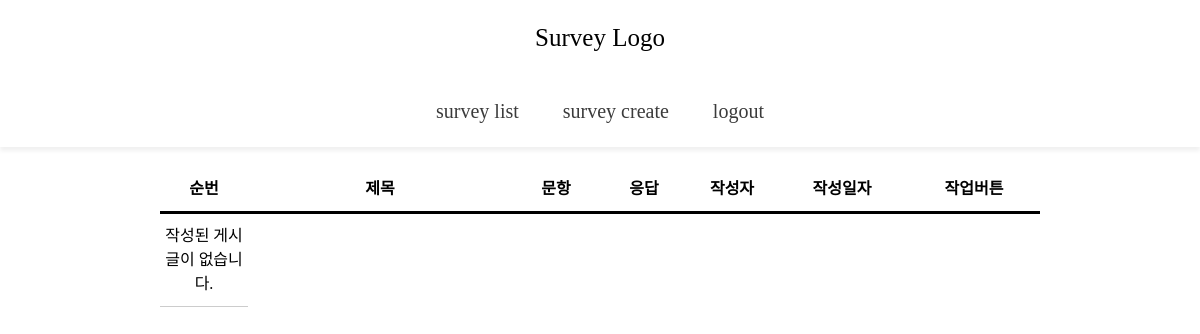
Before: /list (signed in) with the older database file.
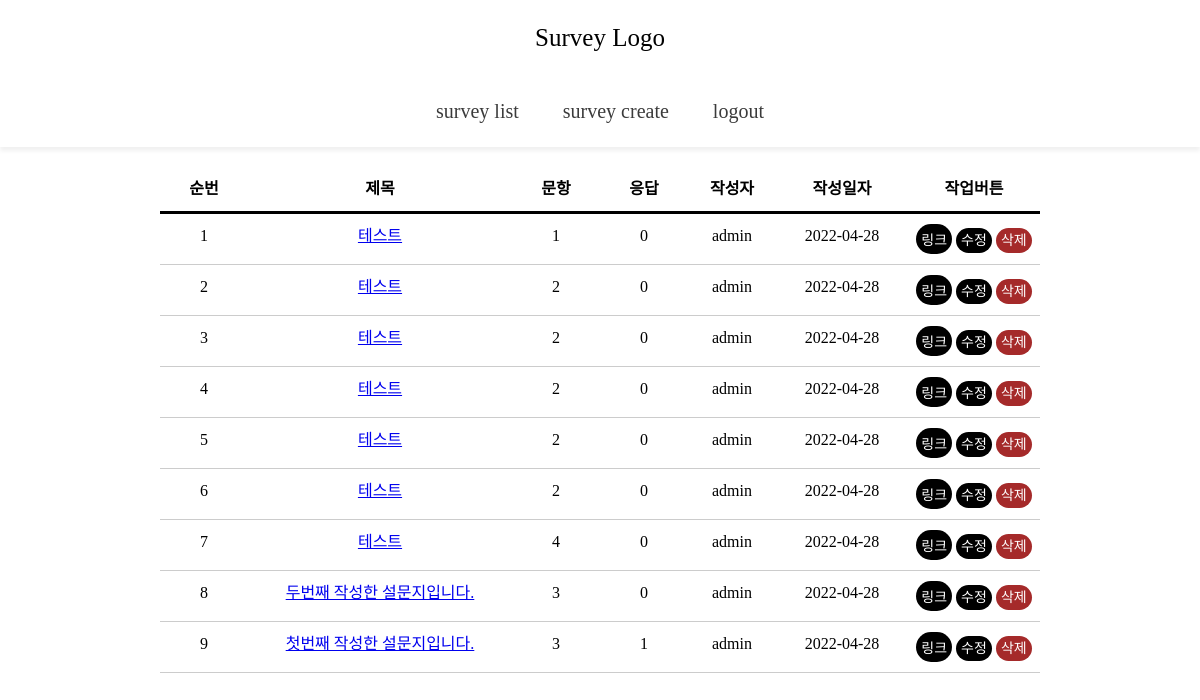
After: the same page with the newer database file.
### survey_q/models.py (models this page shows)
class Question(models.Model):
    writer = models.ForeignKey(Manager, null=True, on_delete=models.SET_NULL, verbose_name="작성자")
    title = models.CharField(max_length=100, verbose_name="설문지 제목")
    notice = models.TextField(blank=True, null=True, verbose_name="설문지 설명")
    created_at = models.DateTimeField(auto_now_add=True, verbose_name="생성 날짜")
    updated_at = models.DateTimeField(auto_now=True, verbose_name="최종 수정 날짜")

### survey_q/views.py (the view)
# urls.py: path("list", views.survey_list, name="list"),
@login_required(login_url='user:login')
def survey_list(request):
    if request.method == 'GET':
        SurveyList = Question.objects.all().order_by('-id')
        return render(request, "survey_q/survey_list.html", { 'list': SurveyList })
    elif request.method == 'POST':
        return redirect("survey_q:create")

### templates/survey_q/survey_list.html (shortened to what this page needs)
{% extends 'main_nav.html' %}
{% load static %}
{% block style %}
    <link href="/static/css/survey_list.css" rel="stylesheet" type="text/css">
{% endblock %}
{% block content %}
    <div class="content">
        <table class="board">
            <thead>
                <tr class="header">
                    <th style="width:10%;">순번</th>
                    <th style="width:30%">제목</th>
                    <th style="width:10%">문항</th>
                    <th style="width:10%">응답</th>
                    <th style="width:10%">작성자</th>
                    <th style="width:15%">작성일자</th>
                    <th style="width:15%">작업버튼</th>
                </tr>
            </thead>
            <tbody>
            {% if list %}
                {% for data in list %}
                <tr>
                    <td>{{ forloop.counter }}</td>
                    <td>
                        <a href="{% url 'survey_q:info' data.id %}">
                            {{ data.title }}
                        </a>
                    </td>
                    <td>{{ data.choice_set.all.count }}</td>
                    <td>{{ data.participant_set.all.count }}</td>
                    <td>{{ data.writer }}</td>
                    <td>{{ data.created_at|date:'Y-m-d' }}</td>
                    <td><div class="btn-list" style="text-align: center;">
                        <input type="button" onclick="fn_final( '{{data.id}}' )" value="링크"/>
                        <a href="{% url 'survey_q:update' data.id %}">수정</a>
                        <a style="background-color: brown;" href="{% url 'survey_q:delete' data.id %}" onclick="return delchk();">삭제</a>
                    </div></td>
                </tr>
                {% endfor %}
            {% else %}
                <tr>
                    <td>작성된 게시글이 없습니다.</td>
                </tr>
            {% endif %}
            </tbody>
        </table>
    </div>
{% endblock content %}

### templates/main_nav.html (shortened to what this page needs)
<!DOCTYPE html>
<html lang="ko">
<head>
    <link href="/static/css/main_nav.css" rel="stylesheet" type="text/css">
    {% block style %}
    {% endblock %}
</head>
<body>
    <nav id="nav">
        <a class="link" href="#">Survey Logo</a>
    </nav>
    <nav id="nav">
        <a class="link-1" href="{% url 'survey_q:list' %}">survey list</a>
        <a class="link-1" href="{% url 'survey_q:create' %}">survey create</a>
        {% if user.is_authenticated %}
            <a class="link-1" href="{% url 'user:logout' %}">logout</a>
        {% else %}
            <a class="link-1" href="{% url 'user:login' %}">admin login</a>
        {% endif %}
    </nav>
    {% block content %}
    {% endblock %}
</body>
</html>

### static/css/main_nav.css (style rules this page uses)
body { margin: 0px; }
nav { margin-top: 0px; padding: 24px; text-align: center; font-family: Raleway; box-shadow: 0 4px 4px rgb(0 0 0 / 6%); background: #fff; }
.link { transition: 0.3s ease; background: #ffffff; color: #000000; font-size: 25px; text-decoration: none; padding: 20px 0; margin: 0 20px; }
.link-1 { transition: 0.3s ease; background: #ffffff; color: rgb(59, 59, 59); font-size: 20px; text-decoration: none; border-top: 4px solid #ffffff; border-bottom: 4px solid #ffffff; padding: 20px 0; margin: 0 20px; }

### static/css/survey_list.css (style rules this page uses)
.content { max-width:880px; margin: 20px auto; }
table.board { width: 100%; border-collapse: collapse; text-align: center; line-height: 1.5; }
table.board thead th { padding: 10px 0; font-weight: bold; vertical-align: top; color: #000000; border-bottom: 3px solid #000000; }
table.board td { padding: 10px 0; vertical-align: top; border-bottom: 1px solid #ccc; }
.btn-list a { text-decoration: none; color: #ffffff; text-transform: uppercase; background: #000000; border-radius: 15px; border: 0; padding: 5px; color: #ffffff; font-size: 14px; -webkit-transition: all 0.3 ease; transition: all 0.3 ease; cursor: pointer; }
.btn-list input { text-decoration: none; color: #ffffff; text-transform: uppercase; background: #000000; border-radius: 15px; border: 0; padding: 5px; color: #ffffff; font-size: 14px; -webkit-transition: all 0.3 ease; transition: all 0.3 ease; cursor: pointer; }

Changed rows visible on the page:
added Question: title "테스트", choice_set.all.count "1", participant_set.all.count "0", writer "admin", created_at "2022-04-28"
added Question: title "테스트", choice_set.all.count "2", participant_set.all.count "0", writer "admin", created_at "2022-04-28"
added Question: title "테스트", choice_set.all.count "2", participant_set.all.count "0", writer "admin", created_at "2022-04-28"
added Question: title "테스트", choice_set.all.count "2", participant_set.all.count "0", writer "admin", created_at "2022-04-28"
added Question: title "테스트", choice_set.all.count "2", participant_set.all.count "0", writer "admin", created_at "2022-04-28"
added Question: title "테스트", choice_set.all.count "2", participant_set.all.count "0", writer "admin", created_at "2022-04-28"
added Question: title "테스트", choice_set.all.count "4", participant_set.all.count "0", writer "admin", created_at "2022-04-28"
added Question: title "두번째 작성한 설문지입니다.", choice_set.all.count "3", participant_set.all.count "0", writer "admin", created_at "2022-04-28"
added Question: title "첫번째 작성한 설문지입니다.", choice_set.all.count "3", participant_set.all.count "1", writer "admin", created_at "2022-04-28"
Other visible differences:
text no longer shown: "작성된 게시글이 없습니다."
